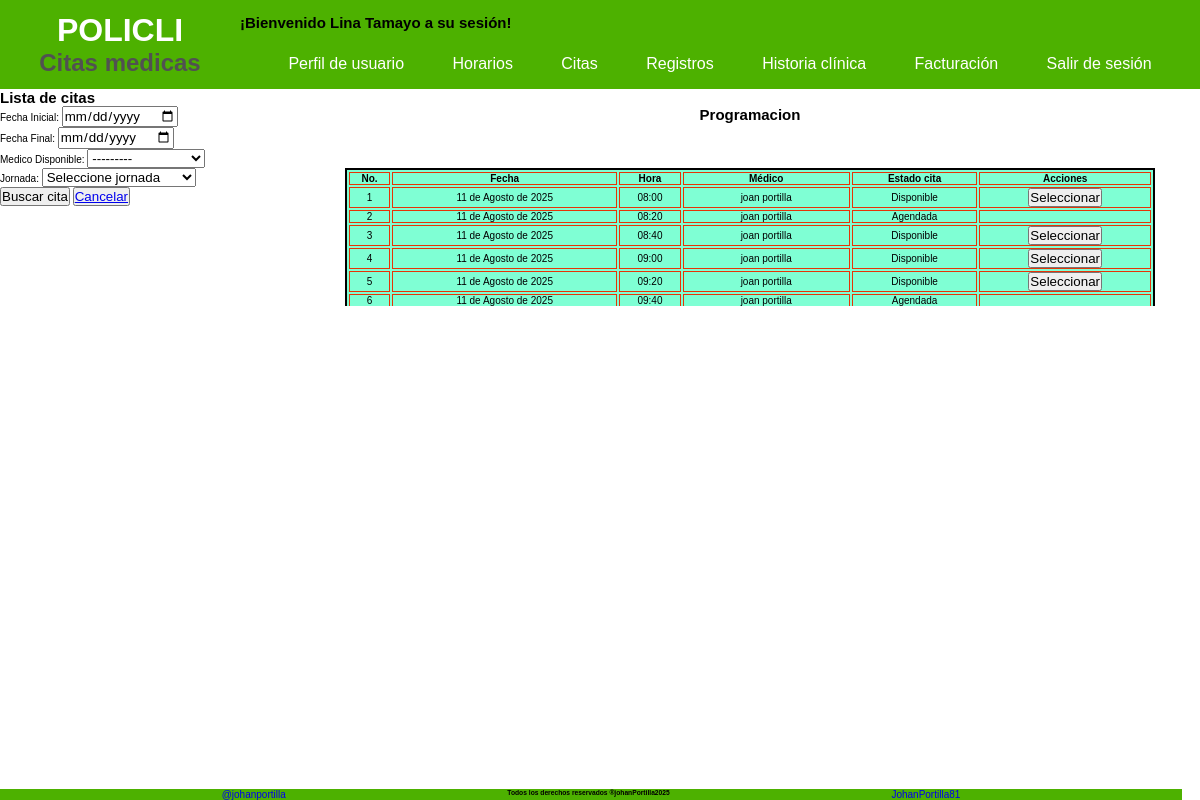
Page /sesion/listar/horarios/buscar (signed in) on the committed database.
### Aplicaciones/Inicio/models.py (models this page shows, shortened)
class CreacionUser(AbstractUser):
    class Tipo_User(models.TextChoices):
        ADMIN = 'Administrador',
        PACIENTE = 'Paciente'
        MEDICO = 'Medico'
        RECEPCION = 'Recepcionista'
    class Tipo_id(models.TextChoices):
        CEDULA = 'Cédula'
        TARJETA_ID= 'Tarjeta Identidad'
        CED_EXT = 'Cédula Extranjería'
        PASAPORTE = 'Pasaporte'
    tipo_id = models.CharField( max_length=20 ,choices = Tipo_id.choices, default = Tipo_id.CEDULA, verbose_name='Tipo de documento'  )
    numero_id = models.PositiveBigIntegerField(null=False, blank=False,  verbose_name='Numero de identificación', unique=True, default=0)
    telefono = models.PositiveBigIntegerField(null= False, blank= False, verbose_name='Teléfono', default=0)
    tipo_usuario = models.CharField(max_length=20, choices = Tipo_User.choices, default = Tipo_User.PACIENTE, verbose_name='Tipo Usuario')
    fecha_actualizacion = models.DateTimeField (auto_now=True, verbose_name='Ultima Actualización')
    nombre_completo= models.CharField(max_length = 100, null=False, blank= False, verbose_name='Nombre completo')
    cambiar_contrasena = models.BooleanField(default=True, verbose_name='Cambiar contraseña')

class HorarioCita(models.Model):
    class Estado(models.TextChoices):
        DISPONIBLE = 'Disponible'
        AGENDADA = 'Agendada'
        REPROGRAMADA = 'Reprogramada'
        CANCELADA = 'Cancelada'
    class Asistencia(models.TextChoices):
        ASISTIO = 'Asistio'
        NO_ASISTIO = 'No asistio'
        ESPERA = 'A la espera'
    horario = models.ForeignKey(CrearHorario, on_delete= models.CASCADE)
    fecha = models.DateField(verbose_name='Fecha')
    hora_cita = models.TimeField(verbose_name='Hora de inicio')
    estado = models.CharField(max_length=20, choices = Estado.choices, default= Estado.DISPONIBLE, verbose_name='Estado')
    asistencia = models.CharField(max_length=20, choices = Asistencia.choices, default= Asistencia.ESPERA, verbose_name='Asistencia')

class CrearHorario(models.Model):
    id_usuario = models.ForeignKey(CreacionUser, on_delete= models.CASCADE, verbose_name='Medico')
    fecha = models.DateField(null=False, blank=False, verbose_name='Fecha de horario')
    hora_inicio = models.TimeField(null=False, blank=False, default= '08:00', verbose_name='Hora de inicio')# type: ignore
    hora_final = models.TimeField(null=False, blank=False, default= '18:00', verbose_name='Hora de final') # type: ignore
    duracion = models.IntegerField(null=False, blank=False, default= 20, verbose_name='Duración de Cita')
    fecha_registro = models.DateTimeField(auto_now_add=True)
    fecha_actualizacion = models.DateTimeField(auto_now=True)

### Aplicaciones/Inicio/views.py (the view)
@login_required # type: ignore
def buscar_citas(request):
    usuario_id = request.GET.get('usuario_id_busqueda') or request.POST.get('usuario_id') # type: ignore
    print(f'pasando el usuario {usuario_id}')
    citas = None
    titu = 'Esperando resultados'
    hoy = date.today()
    if request.method == 'POST':
        datos = BarraBusquedaCitas(request.POST)
        if datos.is_valid():
            print('Entrando a buscar')
            fecha_inicio = datos.cleaned_data['fecha_inicio']
            fecha_final = datos.cleaned_data['fecha_final']
            medico = datos.cleaned_data['medico']
            hora = datos.cleaned_data['hora']
            citas = HorarioCita.objects.all().order_by('fecha')
            if fecha_inicio:
                citas = citas.filter(fecha__gte = fecha_inicio)
            if fecha_final:
                citas = citas.filter(fecha__lte = fecha_final)
            if medico:
                citas = citas.filter(horario__id_usuario= medico )
            if hora == 'manana':
                citas = citas.filter(hora_cita__gte='06:00', hora_cita__lte='12:00')
            elif hora == 'tarde':
                citas = citas.filter(hora_cita__gte='12:00', hora_cita__lte='20:00')
            print('Procesandos')
        else:
            print('Problemas de validación del form')
    else:
        print('Ingresando primero al formulario')
        datos = BarraBusquedaCitas()
        citas = HorarioCita.objects.all().order_by('fecha')
    return render(request,'paginas/horario_citas.html', {'formato': datos, 'datos':citas ,'titulo': titu, 'usuario_id':usuario_id})

### Aplicaciones/Inicio/forms.py
class BarraBusquedaCitas(forms.Form):
    fecha_inicio = forms.DateField(label='Fecha Inicial', required=False, widget= forms.DateInput(attrs={'type':'date'}))
    fecha_final = forms.DateField(label='Fecha Final', required=False, widget= forms.DateInput(attrs={'type':'date'}))
    medico = UsuarioModelChoiceField(label='Medico Disponible', queryset= CreacionUser.objects.filter(tipo_usuario = 'Medico'), required=False)
    hora = forms.ChoiceField(label='Jornada',required=False, choices= [ ('','Seleccione jornada'), ('manana', 'Mañana (08:00-12:00)'), ('tarde', 'Tarde (12:00-19:00)')])

### Aplicaciones/Inicio/forms.py (called while the page is built)
    def label_from_instance(self, obj):
        return obj.nombre_completo # type: ignore

### templates/paginas/horario_citas.html (shortened to what this page needs)
{% extends 'index.html' %}
{% block contenido1 %}
<h2>Lista de citas</h2>
<div style=" display: flex; justify-content: space-between; ">
<div>
    <form method="POST" action="">
        {{ formato.as_p}}
        <button type="submit">Buscar cita</button>
        <button>
            <a href="{% url 'Buscar_Horarios' %}"> Cancelar</a>
        </button>
    </form>
</div>
<div style="height: 200px; overflow-y: scroll; width: 75%;">
    <h2 style="text-align: center;" >Programacion</h2>
    {% if datos %}
    <table class="table-admin" style="width: 90%;" ">
        <thead>
            <tr>
                <th>No.</th>
                <th>Fecha</th>
                <th>Hora</th>
                <th>Médico</th>
                <th>Estado cita</th>
                <th>Acciones</th>
            </tr>
        </thead>
        <tbody>
            {% for cita in datos %}
            <tr>
                <td>{{ forloop.counter }}</td>
                <td>{{ cita.fecha }}</td>
                <td>{{ cita.hora_cita }}</td>
                <td>{{ cita.horario.id_usuario.nombre_completo }}</td>
                <td>{{ cita.estado }}</td>
                <td>
                <form action="{% url 'Tomar_cita' %}" method="post">
                    {% if cita.estado == 'Disponible'  %}
                        <button type="submit">Seleccionar</button>
                    {% endif %}
                </form>
                </td>
            </tr>
            {% endfor %}
        </tbody>
    </table>
    {% else %}
    <p>No se encontraron resultados de su búsqueda</p>
    {% endif %}
</div>
</div>
{% endblock %}

### templates/bloques/navbar_sesion.html (shortened to what this page needs)
<header class="header">
    <div class="navbar__container">
        <div>
            <h1 class="navbar__title">
                POLICLI
                <span class="navbar__subtitle">Citas medicas</span>
            </h1>
        </div>
        <div class="navbar-sesion">
            <h2 class="titulo__sesion">¡Bienvenido {{ user.nombre_completo }} a su sesión!</h2>
            <nav class="navbar-sesion__container">
                <ul class="navbar-sesion__list--first">
                    <li class="navbar-sesion__item">
                        <a href="{% url 'Principal' %}" class="navbar__link">Perfil de usuario</a>
                    </li>
                    <li class="navbar-sesion__item">
                        <a href="#" class="navbar__link">Horarios</a>
                    </li>
                    <li class="navbar-sesion__item">
                        <a href="#" class="navbar__link">Citas</a>
                    </li>
                    <li class="navbar-sesion__item"><a href="#" class="navbar__link">Registros</a>
                    </li>
                    <li class="navbar-sesion__item"><a href="#" class="navbar__link">Historia clínica</a>
                    </li>
                    <li class="navbar-sesion__item"><a href="#" class="navbar__link">Facturación</a></li>
                    <li class="navbar-sesion__item">
                        <a href="{% url 'Sesion_Cerrada' %}" class="navbar__link">Salir de sesión</a>
                    </li>
                </ul>
            </nav>
        </div>
    </div>
</header>

### static/css/variables.css (style rules this page uses)
:root { --primary-950: #4DB100; --primary-900: #55B40C; --primary-800: #67BC26; --primary-700: #79C43F; --primary-600: #8BCC59; --primary-500: #9DD472; --primary-400: #AEDB8C; --primary-300: #C0E3A5; --primary-200: #D2EBBF; --primary-100: #EAF3D8; --primary-50: #F6FBF2; --secundary-950:#FED638; --secundary-900:#FED841; --secundary-800:#FEDC55; --secundary-700:#FEE069; --secundary-600:#FEE47D; --secundary-500:#FEE891; --secundary-400:#FEECA5; --secundary-300:#FEF0B9; --secundary-200:#FEF4CD; --secundary-100:#FEF8E1; --secundary-50:#FEFCF5; --white: #fff; --black: #000; --gray-950: #101010; --gray-900: #262626; --gray-800: #3B3B3B; --gray-700: #515151; --gray-600: #676767; --gray-500: #7D7D7D; --gray-400: #929292; --gray-300: #A8A8A8; --gray-200: #BEBEBE; --gray-100: #D4D4D4; --gray-50: #E9E9E9; --main-font: Helvetica, Arial, sans-serif; --fs-xxxxl: 8.0rem; --fs-xxxl: 6.4rem; --fs-xxl: 4.8rem; --fs-xl: 4.0rem; --fs-lg: 3.2rem; --fs-md: 2.4rem; --fs-sm: 2.0rem; --fs-xs: 1.6rem; --fs-xxs: 1.4rem; --fs-xxxs: 1.2rem; }

### static/css/body.css (style rules this page uses)
html { margin: 0; box-sizing: border-box; font-size: 62.5%; }
* { padding: 0; margin: 0; box-sizing: border-box; font-family: var(--main-font); }
body { display: flex; flex-direction: column; }

### static/css/inicio.css (style rules this page uses)
.navbar__container { background-color: var(--primary-950); position: sticky; display: grid; grid-template-columns: repeat(2, 20% 80%); }
.navbar__title { margin: 0; color: var(--white); padding: 12px; font-size: var(--fs-lg); text-align: center; display: flex; flex-direction: column; }
.navbar__subtitle { font-size: var(--fs-md); color: var(--gray-700); }
.navbar__link { text-decoration: none; color: var(--white); font-size: var(--fs-xs); transition: color 0.3s ease; display: flex; }
.navbar-sesion { display: flex; flex-direction: column; justify-content: end; gap: 8px; }
.navbar-sesion__list--first { list-style: none; padding: 8px; margin: 0; display: flex; position: relative; justify-content: space-evenly; }
.navbar-sesion__item { position: relative; display: inline-block; padding: 8px; }

### static/css/tablas.css (style rules this page uses)
.table-admin { margin: 45px; text-align: center; border: 2px solid; background-color: aquamarine; }
th, td { border: 1px solid rgb(231, 52, 7); }

### rows in the picture
CreacionUser: nombre_completo "Lina Tamayo"
HorarioCita: fecha "11 de Agosto de 2025", hora_cita "08:00", horario.id_usuario.nombre_completo "joan portilla", estado "Disponible", shows "Seleccionar"
HorarioCita: fecha "11 de Agosto de 2025", hora_cita "08:20", horario.id_usuario.nombre_completo "joan portilla", estado "Agendada"
HorarioCita: fecha "11 de Agosto de 2025", hora_cita "08:40", horario.id_usuario.nombre_completo "joan portilla", estado "Disponible", shows "Seleccionar"
HorarioCita: fecha "11 de Agosto de 2025", hora_cita "09:00", horario.id_usuario.nombre_completo "joan portilla", estado "Disponible", shows "Seleccionar"
HorarioCita: fecha "11 de Agosto de 2025", hora_cita "09:20", horario.id_usuario.nombre_completo "joan portilla", estado "Disponible", shows "Seleccionar"
HorarioCita: fecha "11 de Agosto de 2025", hora_cita "09:40", horario.id_usuario.nombre_completo "joan portilla", estado "Agendada"
